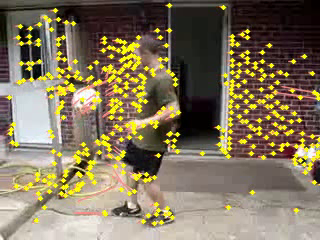
#> input picture frame 25 of optical_flow_tracking_overlay.mp4, 320 x 240 px, given in place of v_Biking_g01_c01.mp4, which was not available
$ python demo_tabular.py
#> lines starting #> are read from the running program, lines starting #| are printed output that depends on the picture; after the words box and inside, x2 and y2 are one past the last pixel; in counts of white or black regions, pixels touching at a corner belong together; pictures that were not available may be replaced by others from this repository, and a replacement may not be noted
### archive/rl_stuff_tabular.py
import numpy as np
import random
import pickle
import os

class TabularAgent:
    def __init__(self, action_size=2):
        self.action_size = action_size # [0: kill, 1: keep]
        self.gamma = 0.95              # discount rate
        self.lr = 0.1                 # learning rate for tabular
        self.epsilon = 1.0            # exploration rate
        self.epsilon_min = 0.01
        self.epsilon_decay = 0.995

        # Q-Table dimensions: [dx_bins, dy_bins, sim_bins, actions]
        # We use 10 bins for each dimension = 1,000 possible states
        self.q_table = np.zeros((10, 10, 10, self.action_size))

    def discretize(self, state):
        """Converts continuous [dx, dy, sim] into discrete table indices."""
        dx, dy, sim = state

        # Map dx/dy (roughly -10 to 10 pixels) to 0-9 bins
        # We shift by 10 to make it positive, then divide by 2 to get 10 bins
        dx_bin = int(np.clip((dx + 10) / 2, 0, 9))
        dy_bin = int(np.clip((dy + 10) / 2, 0, 9))

        # Map similarity (0.0 to 1.0) to 0-9 bins
        sim_bin = int(np.clip(sim * 10, 0, 9))

        return (dx_bin, dy_bin, sim_bin)

    def act(self, state, train=True):
        state_idx = self.discretize(state)

        # Epsilon-greedy exploration
        if train and np.random.rand() <= self.epsilon:
            return random.randrange(self.action_size)

        # Exploitation: pick the action with the highest value in the table
        return np.argmax(self.q_table[state_idx])

    def learn(self, state, action, reward, next_state):
        """Standard Q-Learning Update: Q(s,a) = Q(s,a) + lr * [R + gamma * max Q(s',a') - Q(s,a)]"""
        s_idx = self.discretize(state)
        ns_idx = self.discretize(next_state)

        # The Bellman Equation logic
        best_next_q = np.max(self.q_table[ns_idx])
        td_target = reward + self.gamma * best_next_q

        # Update the specific cell in the Q-table
        current_q = self.q_table[s_idx][action]
        self.q_table[s_idx][action] += self.lr * (td_target - current_q)

        # Decay exploration rate
        if self.epsilon > self.epsilon_min:
            self.epsilon *= self.epsilon_decay

    # [10 lines left out: functions save, load, not called in this run]

### archive/demo_tabular.py
import cv2
import numpy as np
import os
import matplotlib.pyplot as plt
from rl_stuff_tabular import TabularAgent

video_path = 'UCF_Rep/train/v_Biking_g01_c01.mp4'
video_name = os.path.splitext(os.path.basename(video_path))[0]

train_output_dir = os.path.join(video_name, 'training_frames')
test_output_dir = os.path.join(video_name, 'testing_frames')

for d in [train_output_dir, test_output_dir]:
    if not os.path.exists(d): os.makedirs(d)

vid = cv2.VideoCapture(video_path)
agent = TabularAgent(action_size=2)
checkpoint_path = os.path.join('checkpoints', f'{video_name}_tabular.pkl')

feats = dict(maxCorners=100, qualityLevel=0.35, minDistance=7, blockSize=7)
lk_params = dict(winSize=(15, 15), maxLevel=2, criteria=(cv2.TERM_CRITERIA_EPS | cv2.TERM_CRITERIA_COUNT, 10, 0.03))

def get_patch_similarity(img1, img2, p1, p2, size=9):
    h, w = img1.shape
    half, y1, x1, y2, x2 = size // 2, int(p1[1]), int(p1[0]), int(p2[1]), int(p2[0])
    if y1-half < 0 or y1+half >= h or x1-half < 0 or x1+half >= w or \
       y2-half < 0 or y2+half >= h or x2-half < 0 or x2+half >= w: return 0.0
    p1_patch = img1[y1-half:y1+half+1, x1-half:x1+half+1].astype(np.float32)
    p2_patch = img2[y2-half:y2+half+1, x2-half:x2+half+1].astype(np.float32)
    num = np.sum((p1_patch - np.mean(p1_patch)) * (p2_patch - np.mean(p2_patch)))
    den = np.sqrt(np.sum((p1_patch - np.mean(p1_patch))**2) * np.sum((p2_patch - np.mean(p2_patch))**2))
    return num / (den + 1e-5)

# --- PHASE 1: TRAINING ---
print("Starting Tabular Training...")
ret, old_frame = vid.read()
#> old_frame is the input picture: shape (240, 320, 3); mean B, G, R 90.8, 116.7, 129.5
old_gray = cv2.cvtColor(old_frame, cv2.COLOR_BGR2GRAY)
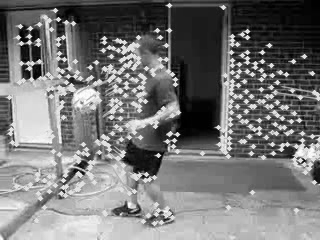
#> old_gray: shape (240, 320); min 0, max 255, mean 117.6
p0 = cv2.goodFeaturesToTrack(old_gray, mask=None, **feats)
#> p0 = 100 rows, first 8: [247, 35], [29, 38], [159, 156], [30, 67], [246, 57], [104, 41], [255, 64], [173, 142]
anchors = [(old_gray.copy(), p[0]) for p in p0]
#> anchors = 100 items
active_colors = [np.random.randint(0, 255, (3,)).tolist() for _ in range(len(p0))]
#> active_colors = 100 items, first 6: [172, 47, 117], [192, 67, 251], [195, 103, 9], [211, 21, 242], [36, 87, 70], [216, 88, 140]
mask = np.zeros_like(old_frame)

frame_count = 0
while True:
    ret, frame = vid.read()
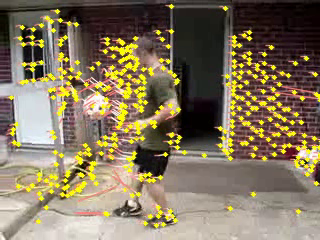
#> input picture frame 26 of optical_flow_tracking_overlay.mp4, 320 x 240 px, given in place of v_Biking_g01_c01.mp4, which was not available
#> frame is the input picture: shape (240, 320, 3); mean B, G, R 92.5, 117.6, 131.4
    if not ret: break
    frame_gray = cv2.cvtColor(frame, cv2.COLOR_BGR2GRAY)
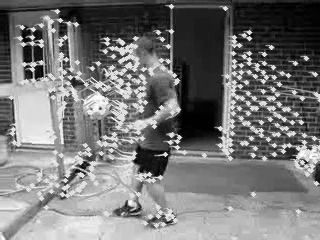
#> frame_gray: shape (240, 320); min 0, max 255, mean 118.8
    p1, st, err = cv2.calcOpticalFlowPyrLK(old_gray, frame_gray, p0, None, **lk_params)
#> p1 = 100 rows, first 8: [249, 35.86], [31.69, 38.56], [165.7, 155.2], [32.35, 67.61], [247.9, 57.82], [106.7, 41.61], [256.9, 65.51], [176, 143]; st = 100 values from 1 to 1; err = 100 values, max 44.12 at index 46, min 7.85 at index 25, mean 18.6

    if p1 is not None:
        for i in range(len(p1)):
            if st[i] == 1:
                sim = get_patch_similarity(anchors[i][0], frame_gray, anchors[i][1], p1[i][0])
                state = [p1[i][0][0] - p0[i][0][0], p1[i][0][1] - p0[i][0][1], sim]
                action = agent.act(state, train=True)
                reward = 1 if (action == 1 and sim > 0.7) else -1

                # Tabular updates happen instantly for every point
                agent.learn(state, action, reward, state)
#> this loop made 100 passes
#> (y1 in get_patch_similarity, x1 in get_patch_similarity, y2 in get_patch_similarity, x2 in get_patch_similarity, num in get_patch_similarity, den in get_patch_similarity) on passes 1 to 10: (35, 247, 35, 248, 342754.5, 572565.5), (38, 29, 38, 31, 368664.2, 536628.5), (156, 159, 155, 165, 354344.7, 485470.9), (67, 30, 67, 32, 430846.5, 548859.7), (57, 246, 57, 247, 241956.6, 477723.5), (41, 104, 41, 106, 317646.9, 480870.3), (64, 255, 65, 256, 273385.4, 442619.3), (142, 173, 142, 176, 225956.7, 441905.1), (80, 175, 80, 176, 200446, 427109.5), (135, 177, 136, 179, 224826.7, 552793.1)
#> (y1 in get_patch_similarity, x1 in get_patch_similarity, y2 in get_patch_similarity, x2 in get_patch_similarity, num in get_patch_similarity, den in get_patch_similarity) on pass 19: (30, 168, 30, 169, 249289.3, 386250.7)

        # (Visualization code stays the same)
        display_frame = frame.copy()
        mask = cv2.addWeighted(mask, 0.95, np.zeros_like(mask), 0.05, 0)
        for i, p in enumerate(p1):
            if st[i] == 1:
                a, b = p.ravel().astype(int)
                c, d = p0[i].ravel().astype(int)
                cv2.line(mask, (a, b), (c, d), active_colors[i], 2)
                cv2.circle(display_frame, (a, b), 5, active_colors[i], -1)
#> this loop made 100 passes
#> p on passes 1 to 12: [[249, 35.86]], [[31.69, 38.56]], [[165.7, 155.2]], [[32.35, 67.61]], [[247.9, 57.82]], [[106.7, 41.61]], [[256.9, 65.51]], [[176, 143]], [[176.5, 80.45]], [[179.2, 136.6]], [[263.9, 53.71]], [[66.32, 55.56]]
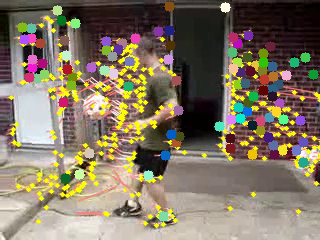
#> display_frame: shape (240, 320, 3); 10.17% of pixels changed, all inside (x1, y1, x2, y2) = (17, 1, 319, 222)
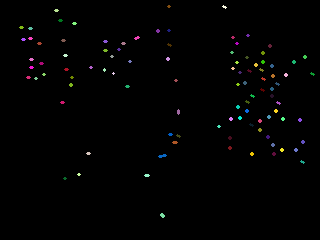
#> mask: shape (240, 320, 3); mean B, G, R 1.7, 1.7, 1.8

        plt.figure(figsize=(10, 6)); plt.imshow(cv2.cvtColor(cv2.add(display_frame, mask), cv2.COLOR_BGR2RGB))
        plt.axis('off'); plt.savefig(os.path.join(train_output_dir, f"train_{frame_count:04d}.png"), bbox_inches='tight'); plt.close()
#> after `plt.axis('off')`:
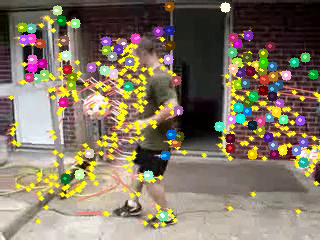
#> shown: shape (240, 320, 3); mean R, G, B 130.7, 118.6, 99.8
        old_gray, p0, frame_count = frame_gray.copy(), p1, frame_count + 1

agent.save(checkpoint_path)

# --- PHASE 2: TESTING ---
print("Starting Tabular Testing...")
vid.set(cv2.CAP_PROP_POS_FRAMES, 0)
agent.epsilon = 0
ret, old_frame = vid.read()
old_gray = cv2.cvtColor(old_frame, cv2.COLOR_BGR2GRAY)
p0 = cv2.goodFeaturesToTrack(old_gray, mask=None, **feats)
anchors = [(old_gray.copy(), p[0]) for p in p0]
active_colors = [np.random.randint(0, 255, (3,)).tolist() for _ in range(len(p0))]
mask, frame_count = np.zeros_like(old_frame), 0

while True:
    ret, frame = vid.read()
    if not ret: break
    frame_gray = cv2.cvtColor(frame, cv2.COLOR_BGR2GRAY)
    p1, st, err = cv2.calcOpticalFlowPyrLK(old_gray, frame_gray, p0, None, **lk_params)

    if p1 is not None:
        rl_decisions = []
        for i in range(len(p1)):
            if st[i] == 1:
                sim = get_patch_similarity(anchors[i][0], frame_gray, anchors[i][1], p1[i][0])
                state = [p1[i][0][0] - p0[i][0][0], p1[i][0][1] - p0[i][0][1], sim]
                rl_decisions.append(agent.act(state, train=False))
            else: rl_decisions.append(0)

        valid_indices = (st.flatten() == 1) & (np.array(rl_decisions) == 1)
        good_new, good_old = p1[valid_indices], p0[valid_indices]
        anchors = [anchors[j] for j, v in enumerate(valid_indices) if v]
        active_colors = [active_colors[j] for j, v in enumerate(valid_indices) if v]

        # (Visualization and loop update)
        mask = cv2.addWeighted(mask, 0.95, np.zeros_like(mask), 0.05, 0)
        for i, (new, old) in enumerate(zip(good_new, good_old)):
            a, b = new.ravel().astype(int); c, d = old.ravel().astype(int)
            cv2.line(mask, (a, b), (c, d), active_colors[i], 2)
            cv2.circle(frame, (a, b), 5, active_colors[i], -1)

        plt.figure(figsize=(10, 6)); plt.imshow(cv2.cvtColor(cv2.add(frame, mask), cv2.COLOR_BGR2RGB))
        plt.axis('off'); plt.savefig(os.path.join(test_output_dir, f"test_{frame_count:04d}.png"), bbox_inches='tight'); plt.close()
        old_gray, p0, frame_count = frame_gray.copy(), good_new.reshape(-1, 1, 2), frame_count + 1

vid.release()

$ run again, starting later in the video
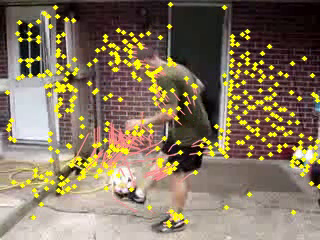
#> input picture frame 112 of optical_flow_tracking_overlay.mp4, 320 x 240 px, given in place of v_Biking_g01_c01.mp4, which was not available
#> old_frame is the input picture: shape (240, 320, 3); mean B, G, R 93.6, 117.2, 132.4
#> p0 = 100 rows, first 8: [246, 33], [29, 37], [246, 55], [257, 64], [281, 146], [236, 43], [269, 46], [285, 75]
#> anchors = 100 items
#> active_colors = 100 items, first 6: [172, 47, 117], [192, 67, 251], [195, 103, 9], [211, 21, 242], [36, 87, 70], [216, 88, 140]
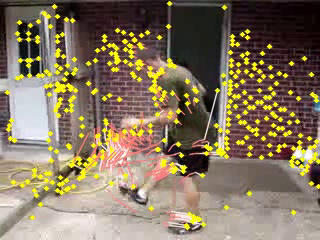
#> input picture frame 113 of optical_flow_tracking_overlay.mp4, 320 x 240 px, given in place of v_Biking_g01_c01.mp4, which was not available
#> frame is the input picture: shape (240, 320, 3); mean B, G, R 94.2, 117.8, 133.1
#> p1 = 100 rows, first 8: [246, 32.99], [28.16, 37.03], [245.5, 54.74], [256.6, 63.98], [280.4, 146], [235.9, 43.02], [269, 46], [284.1, 74.98]; st = 100 values from 1 to 1; err = 100 values, max 42.68 at index 29, min 1.31 at index 6, mean 12.85
#> the loop `for i in range(len(p1)):` made 100 passes
#> (y1 in get_patch_similarity, x1 in get_patch_similarity, y2 in get_patch_similarity, x2 in get_patch_similarity, num in get_patch_similarity, den in get_patch_similarity) on passes 1 to 6: (33, 246, 32, 245, 269495.8, 592479.7), (37, 29, 37, 28, 559867.6, 565297.9), (55, 246, 54, 245, 262772.1, 517906.8), (64, 257, 63, 256, 355275, 537371.4), (146, 281, 146, 280, 460735.7, 521421.8), (43, 236, 43, 235, 395688.9, 540420.2)
#> the loop `for i, p in enumerate(p1):` made 100 passes
#> `plt.axis('off')`:
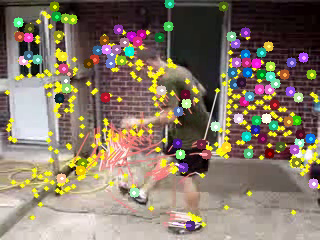
#> shown: shape (240, 320, 3); mean R, G, B 133.8, 119.9, 102.4

$ run again, starting later in the video
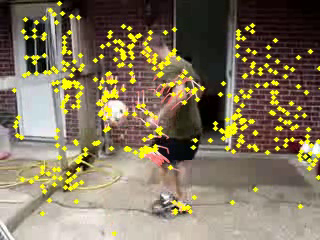
#> input picture frame 200 of optical_flow_tracking_overlay.mp4, 320 x 240 px, given in place of v_Biking_g01_c01.mp4, which was not available
#> old_frame is the input picture: shape (240, 320, 3); mean B, G, R 92.8, 117.2, 129.5
#> p0 = 100 rows, first 8: [251, 27], [215, 124], [59, 1], [34, 34], [193, 148], [306, 157], [35, 61], [275, 40]
#> anchors = 100 items
#> active_colors = 100 items, first 6: [172, 47, 117], [192, 67, 251], [195, 103, 9], [211, 21, 242], [36, 87, 70], [216, 88, 140]
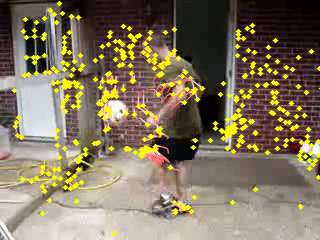
#> input picture frame 201 of optical_flow_tracking_overlay.mp4, 320 x 240 px, given in place of v_Biking_g01_c01.mp4, which was not available
#> frame is the input picture: shape (240, 320, 3); mean B, G, R 92.6, 117.1, 129.4
#> p1 = 100 rows, first 8: [251, 27], [215, 124], [59, 0.999], [34, 34], [193, 148], [306, 157], [35, 61], [275, 40]; st = 100 values from 1 to 1; err = 100 values, max 11.05 at index 74, min 0 at index 5, mean 1.17
#> the loop `for i in range(len(p1)):` made 100 passes
#> (y1 in get_patch_similarity, x1 in get_patch_similarity, y2 in get_patch_similarity, x2 in get_patch_similarity, num in get_patch_similarity, den in get_patch_similarity) on passes 1, 2, 4, 5, 7: (27, 251, 26, 250, 269117.4, 617576.9), (124, 215, 123, 215, 463457.3, 628888), (34, 34, 34, 34, 562686.1, 562696.1), (148, 193, 148, 193, 490744.3, 490762.8), (61, 35, 61, 34, 415549.1, 600596.1)
#> the loop `for i, p in enumerate(p1):` made 100 passes
#> `plt.axis('off')`:
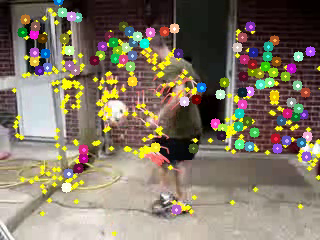
#> shown: shape (240, 320, 3); mean R, G, B 130.3, 118.9, 100.8
